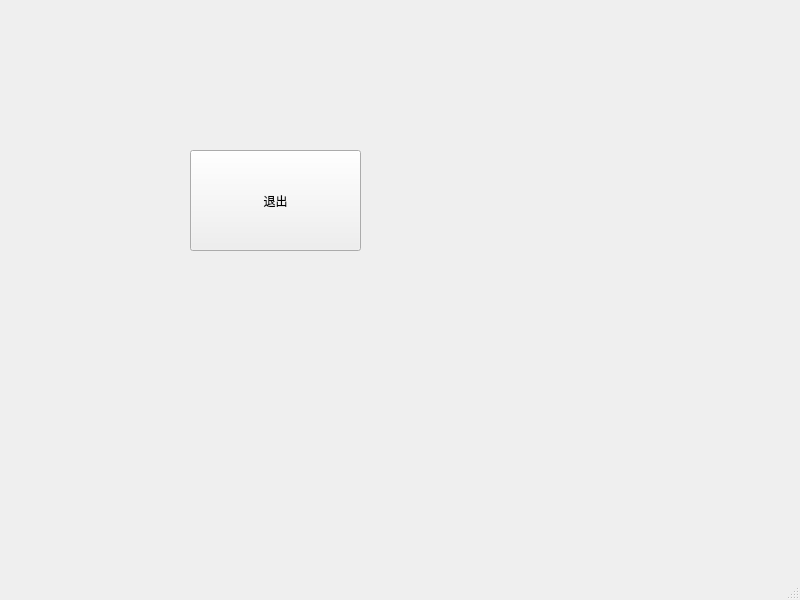
<?xml version="1.0" encoding="UTF-8"?>
<ui version="4.0">
 <class>mainWindow</class>
 <widget class="QMainWindow" name="mainWindow">
  <property name="geometry">
   <rect>
    <x>0</x>
    <y>0</y>
    <width>800</width>
    <height>600</height>
   </rect>
  </property>
  <property name="windowTitle">
   <string>ShutDown</string>
  </property>
  <property name="windowIcon">
   <iconset>
    <normaloff>F:/各种图片/头像.png</normaloff>F:/各种图片/头像.png</iconset>
  </property>
  <property name="animated">
   <bool>true</bool>
  </property>
  <widget class="QWidget" name="centralwidget">
   <widget class="QPushButton" name="pushButton">
    <property name="geometry">
     <rect>
      <x>190</x>
      <y>150</y>
      <width>171</width>
      <height>101</height>
     </rect>
    </property>
    <property name="text">
     <string>退出</string>
    </property>
   </widget>
  </widget>
  <widget class="QMenuBar" name="menubar">
   <property name="geometry">
    <rect>
     <x>0</x>
     <y>0</y>
     <width>800</width>
     <height>23</height>
    </rect>
   </property>
  </widget>
  <widget class="QStatusBar" name="statusbar"/>
 </widget>
 <resources/>
 <connections>
  <connection>
   <sender>pushButton</sender>
   <signal>clicked()</signal>
   <receiver>mainWindow</receiver>
   <slot>close()</slot>
   <hints>
    <hint type="sourcelabel">
     <x>279</x>
     <y>222</y>
    </hint>
    <hint type="destinationlabel">
     <x>453</x>
     <y>356</y>
    </hint>
   </hints>
  </connection>
 </connections>
</ui>
